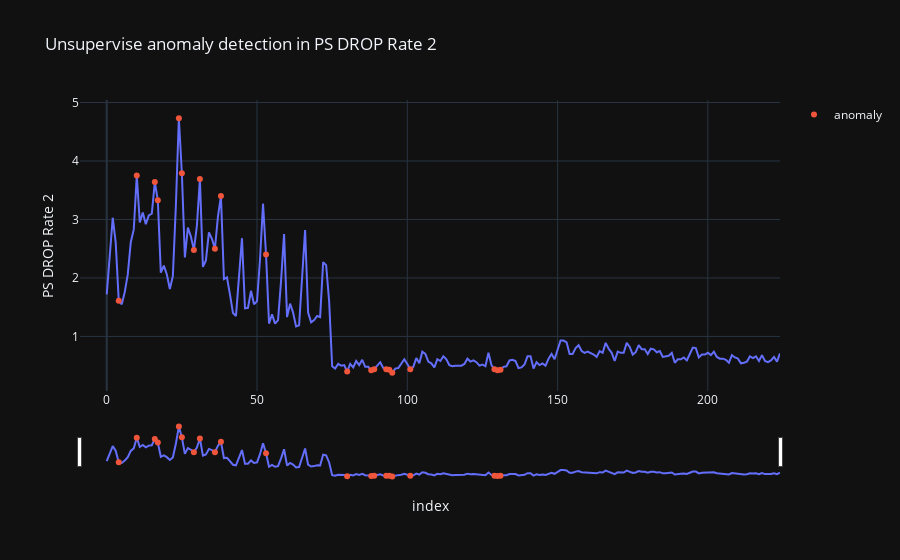

Write notebook code for a chart like this one.
### Code cell
fig = px.line(df, x='index', y='PS DROP Rate 2', title='Unsupervise anomaly detection in PS DROP Rate 2')
fig.add_trace(go.Scatter(x=ocsvm_anomaly_df["index"].to_list(),
                        y=ocsvm_anomaly_df["PS DROP Rate 2"].to_list(),
                        mode='markers',
                        name='anomaly'))
fig.update_xaxes(rangeslider_visible=True)
fig

### Figure 1 — Plotly figure (JSON) as saved in the notebook; plotly's stock layout.template omitted (floating-point values rounded to 4 significant figures; data arrays with more than 128 entries replaced by an {"elided": "..."} marker saying what was removed)
{"data": [{"hovertemplate": "index=%{x}<br>PS DROP Rate 2=%{y}<extra></extra>", "legendgroup": "", "line": {"color": "#636efa", "dash": "solid"}, "mode": "lines", "name": "", "orientation": "v", "showlegend": false, "type": "scatter", "x": {"elided": "225 int values"}, "xaxis": "x", "y": {"elided": "225 float values"}, "yaxis": "y"}, {"mode": "markers", "name": "anomaly", "type": "scatter", "x": [4, 10, 16, 17, 24, 25, 29, 31, 36, 38, 53, 80, 88, 89, 93, 94, 95, 101, 129, 130, 131], "y": [1.61, 3.75, 3.64, 3.33, 4.73, 3.79, 2.48, 3.69, 2.5, 3.4, 2.4, 0.4, 0.42, 0.44, 0.44, 0.43, 0.38, 0.44, 0.44, 0.42, 0.43]}], "layout": {"legend": {"tracegroupgap": 0}, "title": {"text": "Unsupervise anomaly detection in PS DROP Rate 2"}, "xaxis": {"anchor": "y", "domain": [0.0, 1.0], "rangeslider": {"visible": true}, "title": {"text": "index"}}, "yaxis": {"anchor": "x", "domain": [0.0, 1.0], "title": {"text": "PS DROP Rate 2"}}}}
